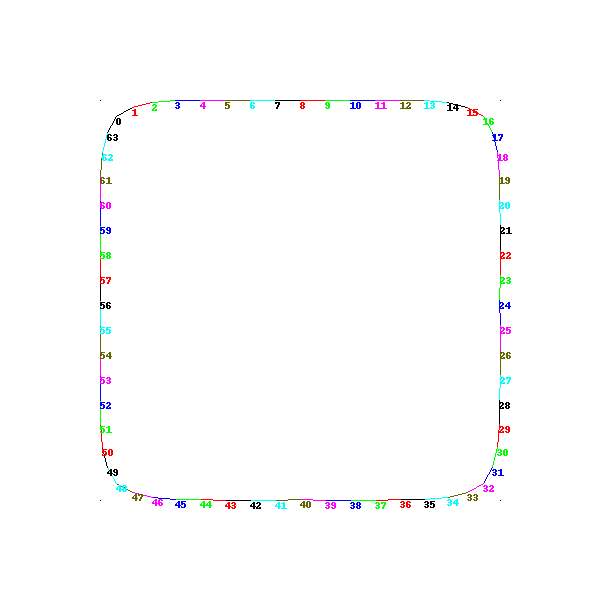

Generate this figure with Python:
# -*- coding: utf-8 -*-

import math
import numpy as np
from PIL import Image, ImageDraw
from pprint import pprint
from scipy import interpolate
import sys

def bspline(cv, n=100, degree=3, periodic=True):
    """ Calculate n samples on a bspline

        cv :      Array ov control vertices
        n  :      Number of samples to return
        degree:   Curve degree
        periodic: True - Curve is closed
                  False - Curve is open
    """

    # If periodic, extend the point array by count+degree+1
    cv = np.asarray(cv)
    count = len(cv)

    if periodic:
        factor, fraction = divmod(count+degree+1, count)
        cv = np.concatenate((cv,) * factor + (cv[:fraction],))
        count = len(cv)
        degree = np.clip(degree,1,degree)

    # If opened, prevent degree from exceeding count-1
    else:
        degree = np.clip(degree,1,count-1)


    # Calculate knot vector
    kv = None
    if periodic:
        kv = np.arange(0-degree,count+degree+degree-1)
    else:
        kv = np.clip(np.arange(count+degree+1)-degree,0,count-degree)

    # Calculate query range
    u = np.linspace(periodic,(count-degree),n)

    # Calculate result
    return np.array(interpolate.splev(u, (kv,cv.T,degree))).T.tolist()

def roundedSquare(vertices, c, w, z, r):
    square = []
    hw = w * 0.5

    # top left -> top right
    y = c[1] - hw
    x = c[0] - hw
    square += [(x, y), (x + r, y), (c[0], y), (x + w - r, y)]
    # top right to bottom right
    x = c[0] + hw
    y = c[1] - hw
    square += [(x, y), (x, y+r), (x, c[1]), (x, y + w - r)]
    # bottom right to bottom left
    y = c[1] + hw
    x = c[0] + hw
    square += [(x, y), (x - r, y), (c[0], y), (x - w + r, y)]
    # bottom left to top left
    x = c[0] - hw
    y = c[1] + hw
    square += [(x, y), (x, y - r), (x, c[1]), (x, y - w + r)]

    # use b-spline for rounding
    rounded = bspline(square, vertices+1)
    rounded = rounded[:-1]
    offset = vertices / 8 - 1
    a = rounded[(vertices-offset):]
    b = rounded[:(vertices-offset)]
    rounded = a + b

    # add z
    rounded = [(r[0], r[1], z) for r in rounded]
    return rounded

square = roundedSquare(64, (0,0), 400, 0, 100)
square = [(s[0] + 300, s[1] + 300) for s in square]

im = Image.new("RGB", (600, 600), (255,255,255))
draw = ImageDraw.Draw(im)
colors = [(0,0,0), (255,0,0), (0,255,0), (0,0,255), (255,0,255), (100,100,0), (0,255,255)]

draw.point((100,100), fill=(0,0,0))
draw.point((500,100), fill=(0,0,0))
draw.point((500,500), fill=(0,0,0))
draw.point((100,500), fill=(0,0,0))

for i, p1 in enumerate(square):
    color = colors[i % len(colors)]
    p0 = square[i-1]
    draw.line((p0[0], p0[1], p1[0], p1[1]), fill=color)
    draw.text((p0[0], p0[1]), str(i), fill=color)

del draw
im.save("splineTest.png")
